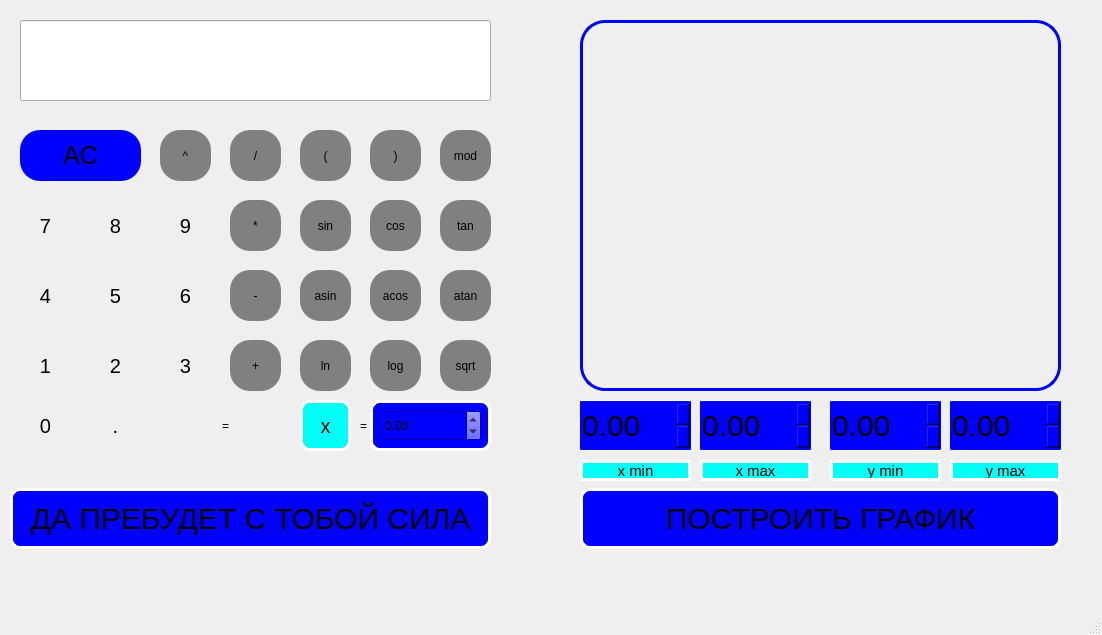
<?xml version="1.0" encoding="UTF-8"?>
<ui version="4.0">
 <class>CALCULATOR</class>
 <widget class="QMainWindow" name="CALCULATOR">
  <property name="geometry">
   <rect>
    <x>0</x>
    <y>0</y>
    <width>1102</width>
    <height>635</height>
   </rect>
  </property>
  <property name="windowTitle">
   <string>CALCULATOR</string>
  </property>
  <widget class="QWidget" name="centralwidget">
   <widget class="QPushButton" name="AC">
    <property name="geometry">
     <rect>
      <x>20</x>
      <y>130</y>
      <width>121</width>
      <height>51</height>
     </rect>
    </property>
    <property name="styleSheet">
     <string notr="true">border-radius: 20%;
background-color: blue;
font-size:25px;
</string>
    </property>
    <property name="text">
     <string>AC</string>
    </property>
   </widget>
   <widget class="QPushButton" name="deg">
    <property name="geometry">
     <rect>
      <x>160</x>
      <y>130</y>
      <width>51</width>
      <height>51</height>
     </rect>
    </property>
    <property name="styleSheet">
     <string notr="true">border-radius: 20%;
background-color: gray;</string>
    </property>
    <property name="text">
     <string>^</string>
    </property>
   </widget>
   <widget class="QPushButton" name="div">
    <property name="geometry">
     <rect>
      <x>230</x>
      <y>130</y>
      <width>51</width>
      <height>51</height>
     </rect>
    </property>
    <property name="styleSheet">
     <string notr="true">border-radius: 20%;
background-color: gray;</string>
    </property>
    <property name="text">
     <string>/</string>
    </property>
   </widget>
   <widget class="QPushButton" name="mul">
    <property name="geometry">
     <rect>
      <x>230</x>
      <y>200</y>
      <width>51</width>
      <height>51</height>
     </rect>
    </property>
    <property name="styleSheet">
     <string notr="true">border-radius: 20%;
background-color: gray;</string>
    </property>
    <property name="text">
     <string>*</string>
    </property>
   </widget>
   <widget class="QPushButton" name="minus">
    <property name="geometry">
     <rect>
      <x>230</x>
      <y>270</y>
      <width>51</width>
      <height>51</height>
     </rect>
    </property>
    <property name="styleSheet">
     <string notr="true">border-radius: 20%;
background-color: gray;</string>
    </property>
    <property name="text">
     <string>-</string>
    </property>
   </widget>
   <widget class="QPushButton" name="plus">
    <property name="geometry">
     <rect>
      <x>230</x>
      <y>340</y>
      <width>51</width>
      <height>51</height>
     </rect>
    </property>
    <property name="styleSheet">
     <string notr="true">border-radius: 20%;
background-color: gray;</string>
    </property>
    <property name="text">
     <string>+</string>
    </property>
   </widget>
   <widget class="QPushButton" name="bracket_open">
    <property name="geometry">
     <rect>
      <x>300</x>
      <y>130</y>
      <width>51</width>
      <height>51</height>
     </rect>
    </property>
    <property name="styleSheet">
     <string notr="true">border-radius: 20%;
background-color: gray;</string>
    </property>
    <property name="text">
     <string>(</string>
    </property>
   </widget>
   <widget class="QPushButton" name="sin">
    <property name="geometry">
     <rect>
      <x>300</x>
      <y>200</y>
      <width>51</width>
      <height>51</height>
     </rect>
    </property>
    <property name="styleSheet">
     <string notr="true">border-radius: 20%;
background-color: gray;</string>
    </property>
    <property name="text">
     <string>sin</string>
    </property>
   </widget>
   <widget class="QPushButton" name="asin">
    <property name="geometry">
     <rect>
      <x>300</x>
      <y>270</y>
      <width>51</width>
      <height>51</height>
     </rect>
    </property>
    <property name="styleSheet">
     <string notr="true">border-radius: 20%;
background-color: gray;</string>
    </property>
    <property name="text">
     <string>asin</string>
    </property>
   </widget>
   <widget class="QPushButton" name="ln">
    <property name="geometry">
     <rect>
      <x>300</x>
      <y>340</y>
      <width>51</width>
      <height>51</height>
     </rect>
    </property>
    <property name="styleSheet">
     <string notr="true">border-radius: 20%;
background-color: gray;</string>
    </property>
    <property name="text">
     <string>ln</string>
    </property>
   </widget>
   <widget class="QPushButton" name="Bracket_close">
    <property name="geometry">
     <rect>
      <x>370</x>
      <y>130</y>
      <width>51</width>
      <height>51</height>
     </rect>
    </property>
    <property name="styleSheet">
     <string notr="true">border-radius: 20%;
background-color: gray;</string>
    </property>
    <property name="text">
     <string>)</string>
    </property>
   </widget>
   <widget class="QPushButton" name="cos">
    <property name="geometry">
     <rect>
      <x>370</x>
      <y>200</y>
      <width>51</width>
      <height>51</height>
     </rect>
    </property>
    <property name="styleSheet">
     <string notr="true">border-radius: 20%;
background-color: gray;</string>
    </property>
    <property name="text">
     <string>cos</string>
    </property>
   </widget>
   <widget class="QPushButton" name="acos">
    <property name="geometry">
     <rect>
      <x>370</x>
      <y>270</y>
      <width>51</width>
      <height>51</height>
     </rect>
    </property>
    <property name="styleSheet">
     <string notr="true">border-radius: 20%;
background-color: gray;</string>
    </property>
    <property name="text">
     <string>acos</string>
    </property>
   </widget>
   <widget class="QPushButton" name="log">
    <property name="geometry">
     <rect>
      <x>370</x>
      <y>340</y>
      <width>51</width>
      <height>51</height>
     </rect>
    </property>
    <property name="styleSheet">
     <string notr="true">border-radius: 20%;
background-color: gray;</string>
    </property>
    <property name="text">
     <string>log</string>
    </property>
   </widget>
   <widget class="QPushButton" name="mod">
    <property name="geometry">
     <rect>
      <x>440</x>
      <y>130</y>
      <width>51</width>
      <height>51</height>
     </rect>
    </property>
    <property name="styleSheet">
     <string notr="true">border-radius: 20%;
background-color: gray;</string>
    </property>
    <property name="text">
     <string>mod</string>
    </property>
   </widget>
   <widget class="QPushButton" name="tan">
    <property name="geometry">
     <rect>
      <x>440</x>
      <y>200</y>
      <width>51</width>
      <height>51</height>
     </rect>
    </property>
    <property name="styleSheet">
     <string notr="true">border-radius: 20%;
background-color: gray;</string>
    </property>
    <property name="text">
     <string>tan</string>
    </property>
   </widget>
   <widget class="QPushButton" name="atan">
    <property name="geometry">
     <rect>
      <x>440</x>
      <y>270</y>
      <width>51</width>
      <height>51</height>
     </rect>
    </property>
    <property name="styleSheet">
     <string notr="true">border-radius: 20%;
background-color: gray;</string>
    </property>
    <property name="text">
     <string>atan</string>
    </property>
   </widget>
   <widget class="QPushButton" name="sqrt">
    <property name="geometry">
     <rect>
      <x>440</x>
      <y>340</y>
      <width>51</width>
      <height>51</height>
     </rect>
    </property>
    <property name="styleSheet">
     <string notr="true">border-radius: 20%;
background-color: gray;</string>
    </property>
    <property name="text">
     <string>sqrt</string>
    </property>
   </widget>
   <widget class="QPushButton" name="seven">
    <property name="geometry">
     <rect>
      <x>20</x>
      <y>200</y>
      <width>51</width>
      <height>51</height>
     </rect>
    </property>
    <property name="styleSheet">
     <string notr="true">border-radius: 1%;
font-size: 20px</string>
    </property>
    <property name="text">
     <string>7</string>
    </property>
   </widget>
   <widget class="QPushButton" name="eight">
    <property name="geometry">
     <rect>
      <x>90</x>
      <y>200</y>
      <width>51</width>
      <height>51</height>
     </rect>
    </property>
    <property name="styleSheet">
     <string notr="true">border-radius: 1%;
font-size: 20px</string>
    </property>
    <property name="text">
     <string>8</string>
    </property>
   </widget>
   <widget class="QPushButton" name="nine">
    <property name="geometry">
     <rect>
      <x>160</x>
      <y>200</y>
      <width>51</width>
      <height>51</height>
     </rect>
    </property>
    <property name="styleSheet">
     <string notr="true">border-radius: 1%;
font-size: 20px</string>
    </property>
    <property name="text">
     <string>9</string>
    </property>
   </widget>
   <widget class="QPushButton" name="six">
    <property name="geometry">
     <rect>
      <x>160</x>
      <y>270</y>
      <width>51</width>
      <height>51</height>
     </rect>
    </property>
    <property name="styleSheet">
     <string notr="true">border-radius: 1%;
font-size: 20px</string>
    </property>
    <property name="text">
     <string>6</string>
    </property>
   </widget>
   <widget class="QPushButton" name="five">
    <property name="geometry">
     <rect>
      <x>90</x>
      <y>270</y>
      <width>51</width>
      <height>51</height>
     </rect>
    </property>
    <property name="styleSheet">
     <string notr="true">border-radius: 1%;
font-size: 20px</string>
    </property>
    <property name="text">
     <string>5</string>
    </property>
   </widget>
   <widget class="QPushButton" name="four">
    <property name="geometry">
     <rect>
      <x>20</x>
      <y>270</y>
      <width>51</width>
      <height>51</height>
     </rect>
    </property>
    <property name="styleSheet">
     <string notr="true">border-radius: 1%;
font-size: 20px</string>
    </property>
    <property name="text">
     <string>4</string>
    </property>
   </widget>
   <widget class="QPushButton" name="three">
    <property name="geometry">
     <rect>
      <x>160</x>
      <y>340</y>
      <width>51</width>
      <height>51</height>
     </rect>
    </property>
    <property name="styleSheet">
     <string notr="true">border-radius: 1%;
font-size: 20px</string>
    </property>
    <property name="text">
     <string>3</string>
    </property>
   </widget>
   <widget class="QPushButton" name="two">
    <property name="geometry">
     <rect>
      <x>90</x>
      <y>340</y>
      <width>51</width>
      <height>51</height>
     </rect>
    </property>
    <property name="styleSheet">
     <string notr="true">border-radius: 1%;
font-size: 20px</string>
    </property>
    <property name="text">
     <string>2</string>
    </property>
   </widget>
   <widget class="QPushButton" name="one">
    <property name="geometry">
     <rect>
      <x>20</x>
      <y>340</y>
      <width>51</width>
      <height>51</height>
     </rect>
    </property>
    <property name="styleSheet">
     <string notr="true">border-radius: 1%;
font-size: 20px</string>
    </property>
    <property name="text">
     <string>1</string>
    </property>
   </widget>
   <widget class="QPushButton" name="zero">
    <property name="geometry">
     <rect>
      <x>20</x>
      <y>400</y>
      <width>51</width>
      <height>51</height>
     </rect>
    </property>
    <property name="styleSheet">
     <string notr="true">border-radius: 1%;
font-size: 20px</string>
    </property>
    <property name="text">
     <string>0</string>
    </property>
   </widget>
   <widget class="QPushButton" name="dot">
    <property name="geometry">
     <rect>
      <x>90</x>
      <y>400</y>
      <width>51</width>
      <height>51</height>
     </rect>
    </property>
    <property name="styleSheet">
     <string notr="true">border-radius: 1%;
font-size: 20px</string>
    </property>
    <property name="text">
     <string>.</string>
    </property>
   </widget>
   <widget class="QPushButton" name="equale">
    <property name="geometry">
     <rect>
      <x>170</x>
      <y>400</y>
      <width>111</width>
      <height>51</height>
     </rect>
    </property>
    <property name="styleSheet">
     <string notr="true">border-radius: 20%;

background-color: qlineargradient(x1: 0, y1: 0, x2: 0, y2: 1,
                                      stop: 0 green, stop: 1 blue);</string>
    </property>
    <property name="text">
     <string>=</string>
    </property>
   </widget>
   <widget class="QLineEdit" name="Main_Field">
    <property name="geometry">
     <rect>
      <x>20</x>
      <y>20</y>
      <width>471</width>
      <height>81</height>
     </rect>
    </property>
    <property name="readOnly">
     <bool>true</bool>
    </property>
   </widget>
   <widget class="QDoubleSpinBox" name="x_value">
    <property name="geometry">
     <rect>
      <x>380</x>
      <y>410</y>
      <width>101</width>
      <height>31</height>
     </rect>
    </property>
    <property name="styleSheet">
     <string notr="true">background-color:blue</string>
    </property>
    <property name="minimum">
     <double>-1000000.000000000000000</double>
    </property>
    <property name="maximum">
     <double>10000000.000000000000000</double>
    </property>
   </widget>
   <widget class="QLabel" name="border">
    <property name="geometry">
     <rect>
      <x>20</x>
      <y>110</y>
      <width>471</width>
      <height>5</height>
     </rect>
    </property>
    <property name="styleSheet">
     <string notr="true">background-color: qlineargradient(x1: 0, y1: 0, x2: 0, y2: 1,
                                      stop: 0 green, stop: 1 blue);
</string>
    </property>
    <property name="text">
     <string/>
    </property>
   </widget>
   <widget class="QLabel" name="label_2">
    <property name="geometry">
     <rect>
      <x>370</x>
      <y>400</y>
      <width>121</width>
      <height>51</height>
     </rect>
    </property>
    <property name="styleSheet">
     <string notr="true"> border-radius: 10%;
background-color: blue;
font-size: 20px;
border: 3px solid white;</string>
    </property>
    <property name="text">
     <string/>
    </property>
   </widget>
   <widget class="QPushButton" name="x_place">
    <property name="geometry">
     <rect>
      <x>300</x>
      <y>400</y>
      <width>51</width>
      <height>51</height>
     </rect>
    </property>
    <property name="styleSheet">
     <string notr="true"> border-radius: 10%;
background-color: rgb(0, 255, 247);
font-size: 20px;
border: 3px solid white;
color: black;</string>
    </property>
    <property name="text">
     <string>x</string>
    </property>
   </widget>
   <widget class="QLabel" name="label_3">
    <property name="geometry">
     <rect>
      <x>360</x>
      <y>400</y>
      <width>16</width>
      <height>51</height>
     </rect>
    </property>
    <property name="styleSheet">
     <string notr="true"/>
    </property>
    <property name="text">
     <string>=</string>
    </property>
   </widget>
   <widget class="QCustomPlot" name="widget" native="true">
    <property name="geometry">
     <rect>
      <x>580</x>
      <y>20</y>
      <width>481</width>
      <height>371</height>
     </rect>
    </property>
    <property name="styleSheet">
     <string notr="true">border: 3px solid blue;
border-radius:25px;</string>
    </property>
   </widget>
   <widget class="QPushButton" name="grafic">
    <property name="geometry">
     <rect>
      <x>580</x>
      <y>488</y>
      <width>481</width>
      <height>61</height>
     </rect>
    </property>
    <property name="styleSheet">
     <string notr="true">font-size: 30px;
 border-radius: 10%;
background-color: blue;
border: 3px solid white;</string>
    </property>
    <property name="text">
     <string>ПОСТРОИТЬ ГРАФИК</string>
    </property>
   </widget>
   <widget class="QPushButton" name="FORCE">
    <property name="geometry">
     <rect>
      <x>10</x>
      <y>488</y>
      <width>481</width>
      <height>61</height>
     </rect>
    </property>
    <property name="styleSheet">
     <string notr="true">font-size: 30px;
 border-radius: 10%;
background-color: blue;
border: 3px solid white;</string>
    </property>
    <property name="text">
     <string>ДА ПРЕБУДЕТ С ТОБОЙ СИЛА</string>
    </property>
   </widget>
   <widget class="QDoubleSpinBox" name="x_min_value">
    <property name="geometry">
     <rect>
      <x>580</x>
      <y>400</y>
      <width>111</width>
      <height>51</height>
     </rect>
    </property>
    <property name="styleSheet">
     <string notr="true">font-size: 30px;
 border-radius: 1%;
background-color: blue;
border-bottom: 1px solid white;
border-top: 1px solid white;</string>
    </property>
    <property name="minimum">
     <double>-1000000.000000000000000</double>
    </property>
   </widget>
   <widget class="QDoubleSpinBox" name="x_max_value">
    <property name="geometry">
     <rect>
      <x>700</x>
      <y>400</y>
      <width>111</width>
      <height>51</height>
     </rect>
    </property>
    <property name="styleSheet">
     <string notr="true">font-size: 30px;
 border-radius: 1%;
background-color: blue;
border-bottom: 1px solid white;
border-top: 1px solid white;</string>
    </property>
    <property name="minimum">
     <double>-1000000.000000000000000</double>
    </property>
    <property name="maximum">
     <double>1000000.000000000000000</double>
    </property>
   </widget>
   <widget class="QDoubleSpinBox" name="y_min_value">
    <property name="geometry">
     <rect>
      <x>830</x>
      <y>400</y>
      <width>111</width>
      <height>51</height>
     </rect>
    </property>
    <property name="styleSheet">
     <string notr="true">font-size: 30px;
 border-radius: 1%;
background-color: blue;
border-bottom: 1px solid white;
border-top: 1px solid white;</string>
    </property>
    <property name="minimum">
     <double>-1000000.000000000000000</double>
    </property>
    <property name="maximum">
     <double>1000000.000000000000000</double>
    </property>
   </widget>
   <widget class="QDoubleSpinBox" name="y_max_value">
    <property name="geometry">
     <rect>
      <x>950</x>
      <y>400</y>
      <width>111</width>
      <height>51</height>
     </rect>
    </property>
    <property name="styleSheet">
     <string notr="true">font-size: 30px;
 border-radius: 1%;
background-color: blue;
border-bottom: 1px solid white;
border-top: 1px solid white;</string>
    </property>
    <property name="minimum">
     <double>-1000000.000000000000000</double>
    </property>
    <property name="maximum">
     <double>1000000.000000000000000</double>
    </property>
   </widget>
   <widget class="QPushButton" name="x_place_min">
    <property name="geometry">
     <rect>
      <x>580</x>
      <y>460</y>
      <width>111</width>
      <height>21</height>
     </rect>
    </property>
    <property name="styleSheet">
     <string notr="true">background-color: rgb(0, 255, 247);
font-size: 15px;
border: 3px solid white;
color: black;</string>
    </property>
    <property name="text">
     <string>x min</string>
    </property>
   </widget>
   <widget class="QPushButton" name="x_place_max">
    <property name="geometry">
     <rect>
      <x>700</x>
      <y>460</y>
      <width>111</width>
      <height>21</height>
     </rect>
    </property>
    <property name="styleSheet">
     <string notr="true">background-color: rgb(0, 255, 247);
font-size: 15px;
border: 3px solid white;
color: black;</string>
    </property>
    <property name="text">
     <string>x max</string>
    </property>
   </widget>
   <widget class="QPushButton" name="y_place_min">
    <property name="geometry">
     <rect>
      <x>830</x>
      <y>460</y>
      <width>111</width>
      <height>21</height>
     </rect>
    </property>
    <property name="styleSheet">
     <string notr="true">background-color: rgb(0, 255, 247);
font-size: 15px;
border: 3px solid white;
color: black;</string>
    </property>
    <property name="text">
     <string>y min</string>
    </property>
   </widget>
   <widget class="QPushButton" name="y_place_max">
    <property name="geometry">
     <rect>
      <x>950</x>
      <y>460</y>
      <width>111</width>
      <height>21</height>
     </rect>
    </property>
    <property name="styleSheet">
     <string notr="true">background-color: rgb(0, 255, 247);
font-size: 15px;
border: 3px solid white;
color: black;</string>
    </property>
    <property name="text">
     <string>y max</string>
    </property>
   </widget>
   <zorder>AC</zorder>
   <zorder>deg</zorder>
   <zorder>div</zorder>
   <zorder>mul</zorder>
   <zorder>minus</zorder>
   <zorder>plus</zorder>
   <zorder>bracket_open</zorder>
   <zorder>sin</zorder>
   <zorder>asin</zorder>
   <zorder>ln</zorder>
   <zorder>Bracket_close</zorder>
   <zorder>cos</zorder>
   <zorder>acos</zorder>
   <zorder>log</zorder>
   <zorder>mod</zorder>
   <zorder>tan</zorder>
   <zorder>atan</zorder>
   <zorder>sqrt</zorder>
   <zorder>seven</zorder>
   <zorder>eight</zorder>
   <zorder>nine</zorder>
   <zorder>six</zorder>
   <zorder>five</zorder>
   <zorder>four</zorder>
   <zorder>three</zorder>
   <zorder>two</zorder>
   <zorder>one</zorder>
   <zorder>zero</zorder>
   <zorder>dot</zorder>
   <zorder>equale</zorder>
   <zorder>Main_Field</zorder>
   <zorder>border</zorder>
   <zorder>label_2</zorder>
   <zorder>x_value</zorder>
   <zorder>x_place</zorder>
   <zorder>label_3</zorder>
   <zorder>widget</zorder>
   <zorder>grafic</zorder>
   <zorder>FORCE</zorder>
   <zorder>x_min_value</zorder>
   <zorder>x_max_value</zorder>
   <zorder>y_min_value</zorder>
   <zorder>y_max_value</zorder>
   <zorder>x_place_min</zorder>
   <zorder>x_place_max</zorder>
   <zorder>y_place_min</zorder>
   <zorder>y_place_max</zorder>
  </widget>
  <widget class="QMenuBar" name="menubar">
   <property name="geometry">
    <rect>
     <x>0</x>
     <y>0</y>
     <width>1102</width>
     <height>24</height>
    </rect>
   </property>
  </widget>
  <widget class="QStatusBar" name="statusbar"/>
 </widget>
 <customwidgets>
  <customwidget>
   <class>QCustomPlot</class>
   <extends>QWidget</extends>
   <header>qcustomplot.h</header>
   <container>1</container>
  </customwidget>
 </customwidgets>
 <resources/>
 <connections/>
</ui>
